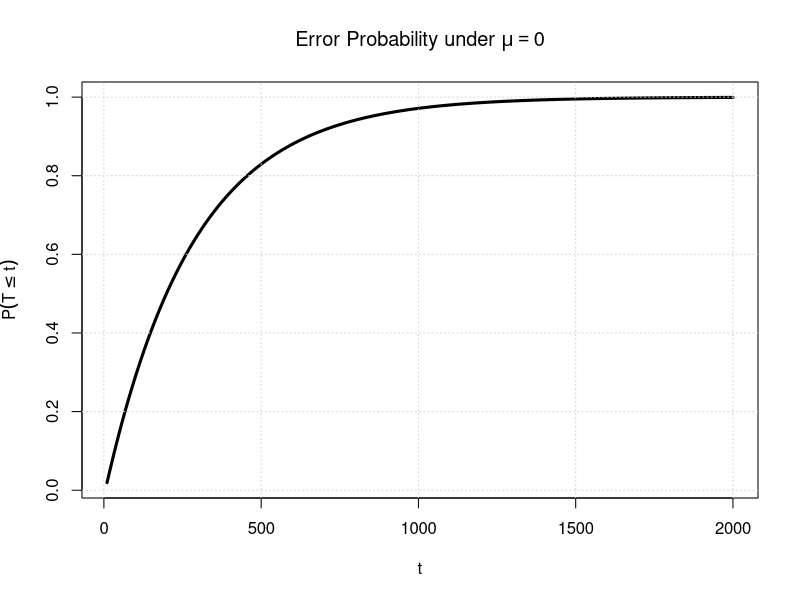
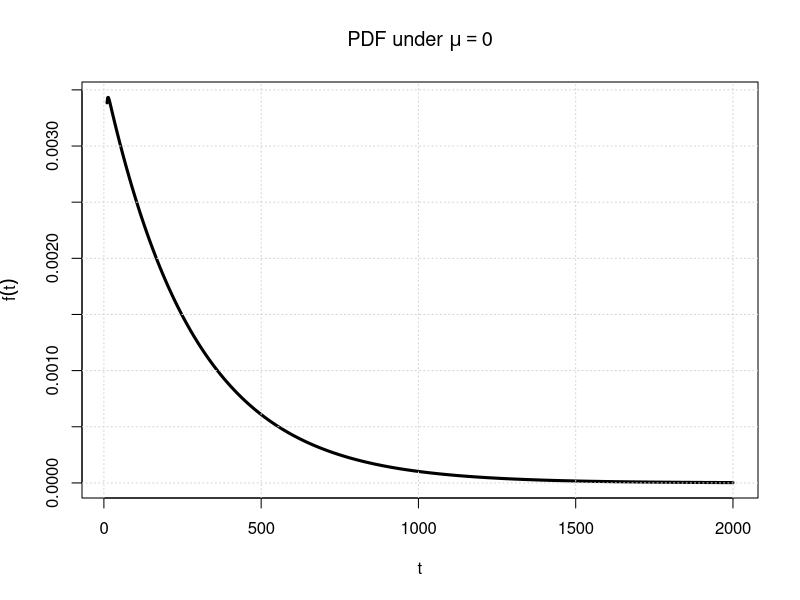
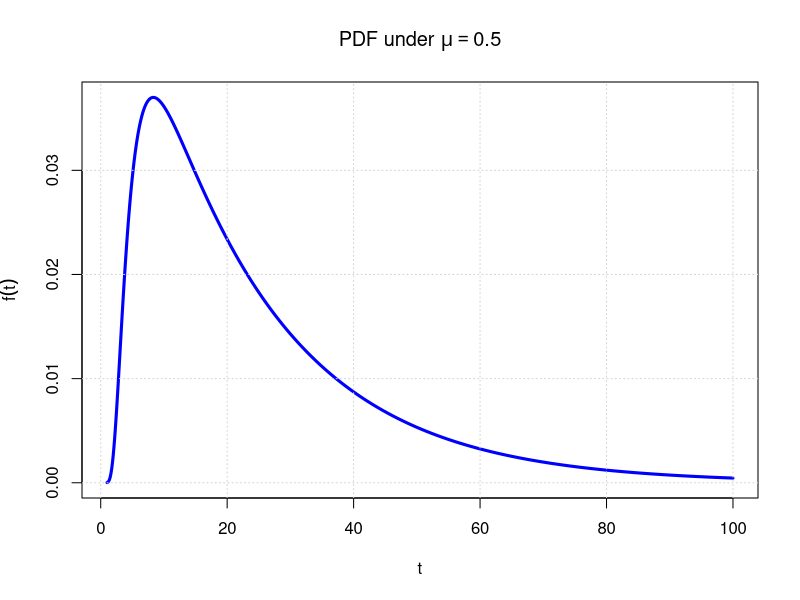
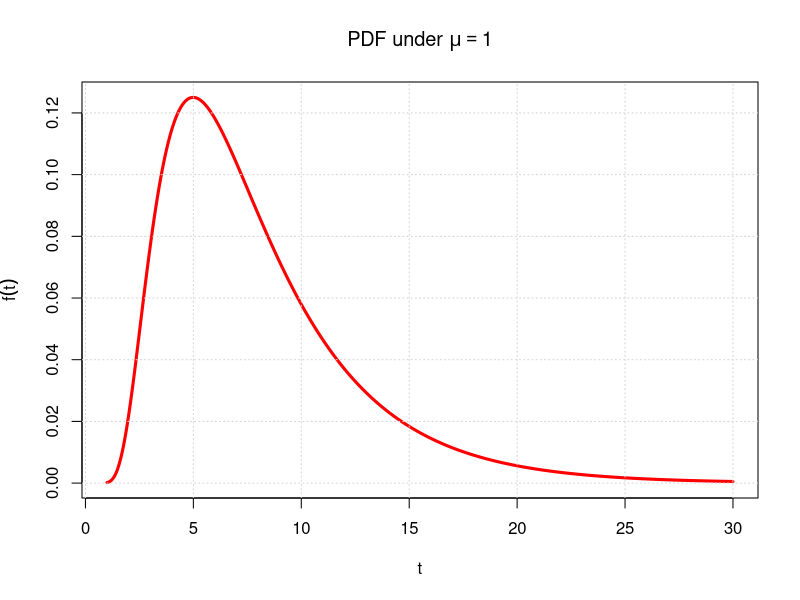

These charts were generated, in order, by the following R code:
# install.packages("pracma")
library(pracma)

## define kappa in Theorem 1 of the paper 
kappa1 <- function(theta1,mu,s) {- mu + theta1/2 - sqrt( (mu - theta1/2)^2 +2*s) };  
kappa2 <- function(theta1,mu,s) {- mu + theta1/2 + sqrt( (mu - theta1/2)^2 +2*s) };
Fcomp <-function(theta,theta1, mu,s)
  { kappa2(theta1,mu, s) * exp(kappa1(theta1,mu,s)*theta) - kappa1(theta1,mu,s) * exp(kappa2(theta1,mu,s)*theta)  }


## True parameters in the model
theta0 = 0.1;
theta1 = 1;
theta2 = 5;

## (1) Under the null of no stimulus, i.e., mu=0
## (1a) False alarm rate or CDF 
mu = 0;
F0 <- function(s) { Fcomp(theta0, theta1,mu,s) / (s* Fcomp(theta2,theta1,mu,s)) }

f0_vals <-  invlap(F0, 10,2000,1000)
plot(f0_vals$x, f0_vals$y,
     type = "l",
     col = "black",
     lwd = 3,
     main = expression(paste("Error Probability under ", mu == 0)),
     xlab = "t",
     ylab = expression('P'(T <= t)))
grid()  

# (1) PDF under the null of no stimulus
mu = 0;
Fs0 <- function(s) { Fcomp(theta0, theta1,mu,s) / Fcomp(theta2,theta1,mu,s) }

# Inverse Laplace numerically at some t values
f0_vals <-  invlap(Fs0, 10,2000,1000)
plot(f0_vals$x, f0_vals$y,
     type = "l",
     col = "black",
     lwd = 3,
     main = expression(paste("PDF under ", mu == 0)),
     xlab = "t",
     ylab = expression('f'(t)))
grid()  

# (2) PDF under the critical stimulus of mu = 0.5
mu = 0.5;
Fs2 <- function(s) { Fcomp(theta0, theta1,mu,s) / Fcomp(theta2,theta1,mu,s) }
f2_vals <-   invlap(Fs2,  1, 100, 1000)

plot(f2_vals$x, f2_vals$y,
     type = "l",
     col = "blue",
     lwd = 3,
     main = expression(paste("PDF under ", mu == 0.5)),
     xlab = "t",
     ylab = expression(f(t)))
grid()


# (3) PDF under the stimulus of mu=1
mu = 1;
Fs1 <- function(s) { Fcomp(theta0, theta1,mu,s) / Fcomp(theta2,theta1,mu,s) }
f1_vals <-   invlap(Fs1,  1, 30, 1000)

plot(f1_vals$x, f1_vals$y,
     type = "l",
     col = "red",
     lwd = 3,
     main = expression(paste("PDF under ", mu == 1)),
     xlab = "t",
     ylab = expression('f'(t)))
grid()  




